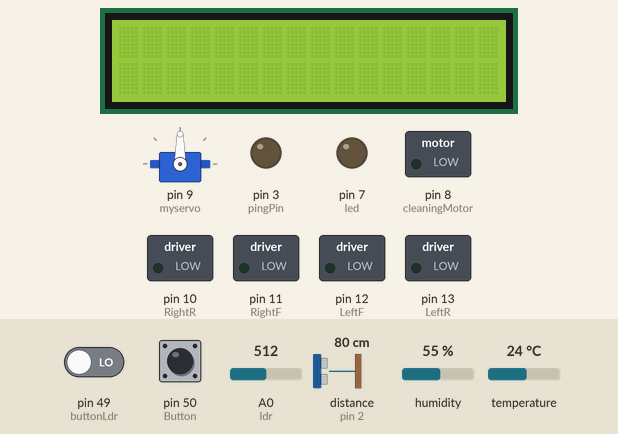
Bench run of a sketch on a simulated Arduino Mega 2560, built with avr-gcc and run on an emulated ATmega2560. Shown: servo, 16×2 character LCD, switched loads named in the sketch (green lamp = pin HIGH), output pins drawn as LEDs (lit = HIGH). Inputs (shaded band) come from the test bench; at power-on: pin 50 (Button) LOW, pin 49 (buttonLdr) LOW, distance to the obstacle (sensor on pin 2) 80 cm, A0 (ldr) = 512, humidity 55 %, temperature 24 °C. The echo pulse lasts 58.3 µs per cm; the local clock reads 2024-03-15 10:24:30 at power-on unless the sketch sets it; what the sketch prints to the serial monitor is not drawn.

Above: at 1.2 s.
1.3 s: pin 50 (Button) pulled HIGH for 0.15 s
At 3.5 s:
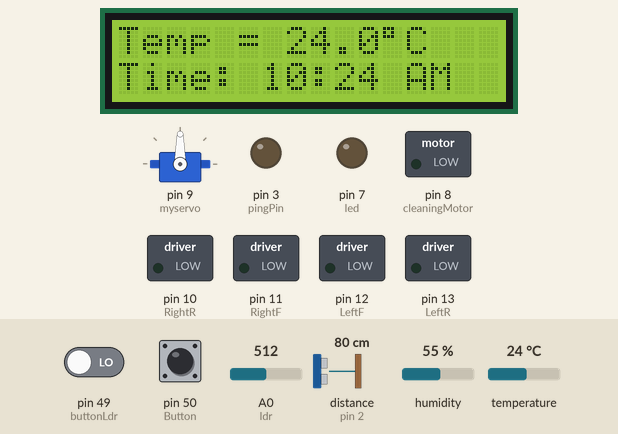
3.8 s: pin 50 (Button) pulled HIGH for 3.2 s
At 6.3 s:
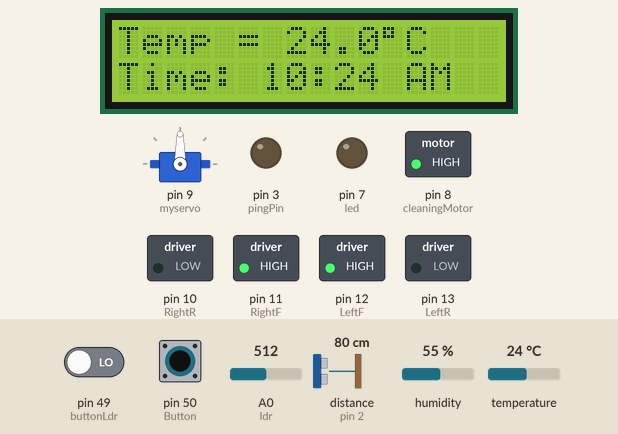
9.4 s: pin 49 (buttonLdr) driven HIGH and pin 50 (Button) driven HIGH
At 11.4 s:
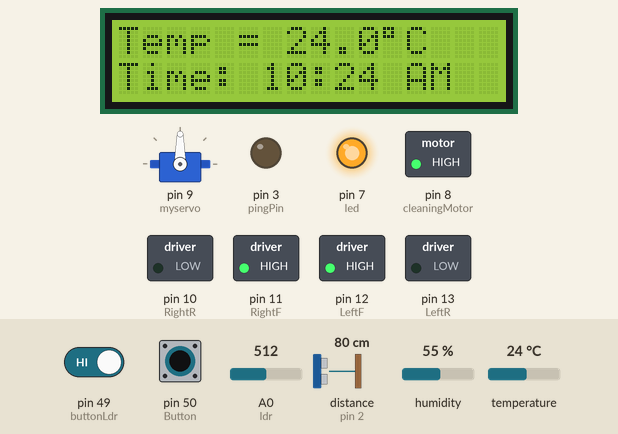
11.9 s: distance to the obstacle (sensor on pin 2) set to 72 cm
At 15.9 s:
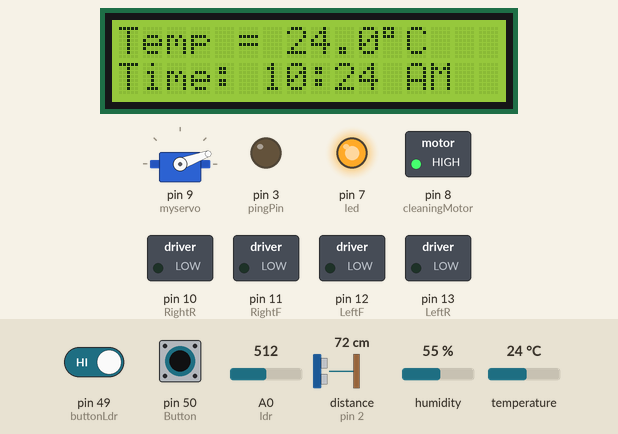
17.3 s: pin 50 (Button) driven LOW
At 19.3 s:
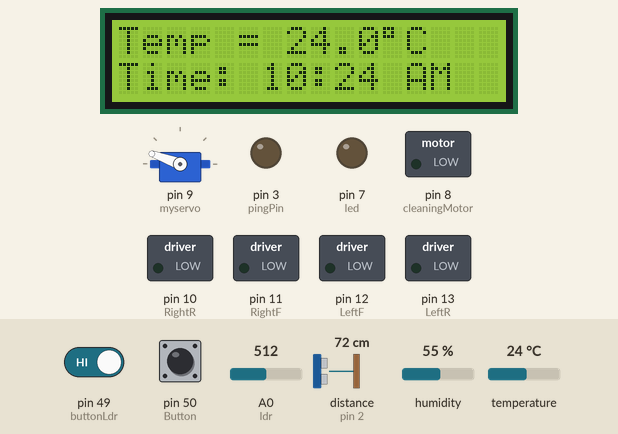
20.3 s: pin 50 (Button) driven HIGH
At 22.1 s:
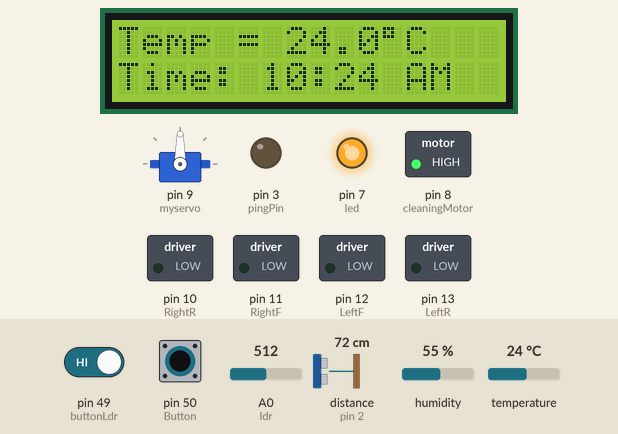
Timing chart, 0 to 36.9 s (numbered marks = the images above; inputs shaded):
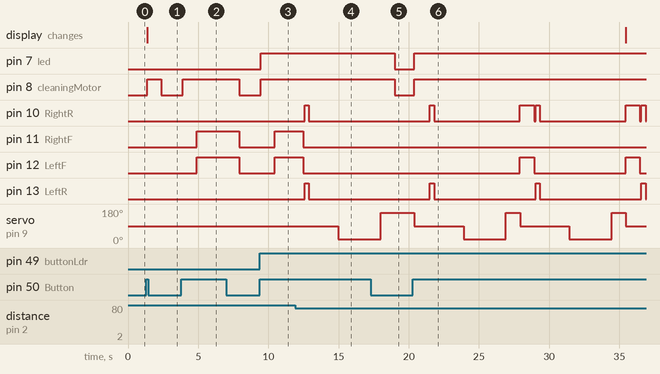

The sketch:

CleaningBot.ino
```cpp
//#include <NewPing.h>
#include <Servo.h>
#include<LiquidCrystal.h>
#include <Wire.h>
#include "RTClib.h"
#include "DHT.h"

RTC_DS1307 RTC;

#define DHTPIN 51
#define DHTTYPE 22
DHT dht(DHTPIN, DHTTYPE);

// LCD module connections (RS, E, D4, D5, D6, D7)
LiquidCrystal lcd(22, 23, 24, 25, 26, 27);

Servo myservo;

int LeftF = 12,LeftR = 13;
int RightF = 11,RightR = 10;
int start ,cleaningMotor=8;
long frontDistance,leftDistance,rightDistance;

int ldr=A0,intensity=0;
int led =7;
int buzzer=53,gasSensor=52;
const int echoPin = 2; // Echo Pin of Ultrasonic Sensor
const int pingPin = 3; // Trigger Pin of Ultrasonic Sensor

const int Button = 50,buttonLdr=49; // Trigger Pin of Ultrasonic Sensor
int buttonState=0,buttonStateLdr=0;
char temperature[] = "Temp = 00.0 C";
int off=1;
void setup() {
  Serial.begin(9600);
  pinMode(LeftF, OUTPUT);
  pinMode(LeftR, OUTPUT);
  pinMode(RightF, OUTPUT);
  pinMode(RightR, OUTPUT);
  pinMode(pingPin, OUTPUT); // initialising pin 3 as output
  pinMode(echoPin, INPUT); // initialising pin 2 as input
  pinMode(Button, INPUT);
  pinMode(buttonLdr, INPUT);
  pinMode(buzzer,OUTPUT);
  pinMode(led,OUTPUT);
  pinMode(gasSensor,OUTPUT);
  pinMode(cleaningMotor,OUTPUT);
  myservo.attach(9);
  Wire.begin();
  RTC.begin();
  lcd.begin(16,2);
  dht.begin();

  if (! RTC.isrunning())
  {
   Serial.println("RTC is NOT running!");
    // following line sets the RTC to the date & time this sketch was compiled
   RTC.adjust(DateTime(__DATE__, __TIME__));

  }
}
void run()
{
    Serial.println("Going Forward..");
    digitalWrite(LeftF, HIGH);
    digitalWrite(RightF, HIGH);
    digitalWrite(LeftR, LOW);
    digitalWrite(RightR, LOW);
}

void brake(int time)  //
{
  Serial.println("braked");
  digitalWrite(LeftF, LOW);
  digitalWrite(RightF, LOW);
  digitalWrite(LeftR, LOW);
  digitalWrite(RightR, LOW);
  delay(time * 100);//
}

void left(int time)         //()
//void left()         //()
{
  Serial.println("Turning Left..");
  digitalWrite(LeftF, LOW);
  digitalWrite(RightF, HIGH);
  digitalWrite(LeftR, LOW);
  digitalWrite(RightR, LOW);
  delay(time * 100);  //
  digitalWrite(RightF, LOW);
}
void right(int time)         //()
//void left()         //()
{
  Serial.println("Turning Right..");
  digitalWrite(LeftF, HIGH);
  digitalWrite(RightF, LOW);
  digitalWrite(LeftR, LOW);
  digitalWrite(RightR, LOW);
  delay(time * 100);  //
  digitalWrite(LeftF, LOW);
}
void back(int time)         //()
//void left()         //()
{
  Serial.println("Going Back..");
  digitalWrite(LeftF, LOW);
  digitalWrite(RightF, LOW);
  digitalWrite(LeftR, HIGH);
  digitalWrite(RightR, HIGH);
  delay(time * 100);  //
}
void spin_right(int time)         //()
{
  Serial.println("Spining right..");
  digitalWrite(LeftF, HIGH);
  digitalWrite(RightF, LOW);
  digitalWrite(LeftR, LOW);
  digitalWrite(RightR, HIGH);
  delay(time * 100);  //
}

long Distance()   //
{
  digitalWrite(pingPin, LOW);   // 2s
  delayMicroseconds(2);
  digitalWrite(pingPin, HIGH);  // 10s10s
  delayMicroseconds(10);
  digitalWrite(pingPin, LOW);    //

  long Fdistance = pulseIn(echoPin, HIGH);  //
  Fdistance = map(Fdistance, 1, 438, 0, 100);
  Fdistance = microsecondsToInches(Fdistance);
  return Fdistance;
}
void setServoAngle(int angle)/*PWM0.5MS2.5MS 1.5MS 20MS*/
{
  myservo.write(angle);
  delay(1000);
}
void FrontDetection()
{
  setServoAngle(90);
  frontDistance=Distance();
}
void LeftDetection()
{
  Serial.println("Servo motor turning left");
  setServoAngle(20);
  leftDistance=Distance();
}
void RightDetection()
{
  Serial.println("Servo motor turning right");
  setServoAngle(160);
  rightDistance=Distance();
}
void buzzerSound(int value)
{
  tone(buzzer,value);
}

void checkGas(){
  if(digitalRead(gasSensor)==HIGH)
    {
      buzzerSound(500);
    }
  else
  {
    noTone(buzzer);
  }
}
void printTemperature(){
  //Read temperature in degree Celsius
  int Temp = dht.readTemperature() * 10;

  // Check if any reads failed and exit early (to try again)
  if (isnan(Temp)) {
    lcd.clear();
    lcd.setCursor(5, 0);
    lcd.print("Error");
    return;
  }

  if(Temp < 0){
    temperature[6] = '-';
    Temp = abs(Temp);
  }
  else
    temperature[6]   = ' ';
    //Serial.println((Temp / 100) % 10);

  temperature[7]   = (Temp / 100) % 10  + 48;
  temperature[8]   = (Temp / 10)  % 10  + 48;
  temperature[10]  =  Temp % 10 + 48;
  temperature[11]  = 223;        // Degree symbol ( °)

  lcd.setCursor(0, 0);
  lcd.print(temperature);

}
void printTime()
{

  DateTime now = RTC.now();
  if(now.hour()>11)
  {
    lcd.setCursor(12, 2);
    lcd.print("PM");
  }
  else
  {
    lcd.setCursor(12, 2);
    lcd.print("AM");
  }
    lcd.setCursor(0, 2);
    lcd.print("Time: ");
    if (now.hour()<10)
     lcd.print('0');
    if(now.hour()>12)
    {
    lcd.print(now.hour()-12, DEC);
    }
    else
    {
     lcd.print(now.hour(), DEC);
    }
    lcd.print(':');
     if (now.minute()<10)
    lcd.print('0');
    lcd.print(now.minute(), DEC);
}
void loop() {
  //setServoAngle(90);
  //tone(buzzer,1000);
  buttonState = digitalRead(Button);
  if(buttonState==HIGH)
  {
    if(!off)
      off=1;
    buttonStateLdr = digitalRead(buttonLdr);
    checkGas();
    if(buttonStateLdr== HIGH && buttonState==HIGH)
    {
      intensity=analogRead(ldr);
      if(intensity>100)
        digitalWrite(led,HIGH);
      else
        digitalWrite(led,LOW);
    }
    else{
      intensity=200;digitalWrite(led,LOW);
    }

   // Serial.println("intensity :"intensity);
   // Serial.println(intensity);
    //Serial.println(Temp);
    printTemperature();
    printTime();
    if(intensity>100 && buttonState==HIGH)
    {
      start=1;
    }
    else
    {
      start=0;
      digitalWrite(cleaningMotor, LOW);
      brake(1);
    }
    if(start==1)
    {
      digitalWrite(cleaningMotor, HIGH);
      FrontDetection();
      Serial.println(frontDistance);
      if(frontDistance>6)
      {
        run();
      }
      else
      {
        brake(1);
        back(3);
        brake(1);
        delay(2000);
        LeftDetection();
        Serial.println("Left Distance");
        Serial.println(leftDistance);
        delay(2000);
       // Distance_display(Left_Distance);
        RightDetection();
        Serial.println("Right Distance");
        Serial.println(rightDistance);
       // Distance_display(Right_Distance);
        if((leftDistance < 10 ) &&( rightDistance < 10 ))
          spin_right(0.7);
        else if(leftDistance > rightDistance)
        {
          left(6);//
         // brake(0);//
        }
        else//
        {
          right(6);//
         // brake(0);//
        }
      }
    }
  }
  else
  {
    digitalWrite(led,LOW);
    digitalWrite(cleaningMotor, LOW);
    brake(1);
    if(off){
    Serial.println("OFF");
    off--;
    }
  }
}

long microsecondsToInches(long microseconds) // method to covert microsec to inches
{
 return microseconds / 74 / 2;
}
```

Measured:
- the behaviour switches between 78 and 77 cm on distance to the obstacle (sensor on pin 2) (found by bisection; images 3 and 4)
- after the input at 1.3 s, pin 8 (cleaningMotor): LOW → HIGH after 0.08 s, → LOW 1.0 s later; the display: changes after 0.08 s (image 1)
- after the input at 3.8 s, pin 8 (cleaningMotor): LOW → HIGH after 0.09 s, → LOW 4.0 s later; pin 11 (RightF), pin 12 (LeftF): LOW → HIGH after 1.1 s, → LOW 3.0 s later
- after the input at 9.4 s, pin 7 (led): LOW → HIGH at once; pin 8 (cleaningMotor): LOW → HIGH after 0.05 s; pin 11 (RightF), pin 12 (LeftF): LOW → HIGH after 1.1 s
- after the input at 11.9 s, pin 10 (RightR), pin 13 (LeftR): LOW → HIGH after 0.68 s, → LOW 0.30 s later; pin 11 (RightF), pin 12 (LeftF): HIGH → LOW after 0.58 s; servo on pin 9 (myservo): 90° → 20° after 3.1 s
- after the input at 17.3 s, pin 7 (led), pin 8 (cleaningMotor): HIGH → LOW after 1.7 s; pin 10 (RightR), pin 12 (LeftF): stays LOW (without the input it goes to HIGH after 1.7 s); pin 13 (LeftR): stays LOW (without the input it goes to HIGH after 2.8 s); servo on pin 9 (myservo): goes on until 18.0 s, then stays 160°
- after the input at 20.3 s, pin 7 (led): LOW → HIGH after 0.10 s; pin 8 (cleaningMotor): LOW → HIGH after 0.11 s
